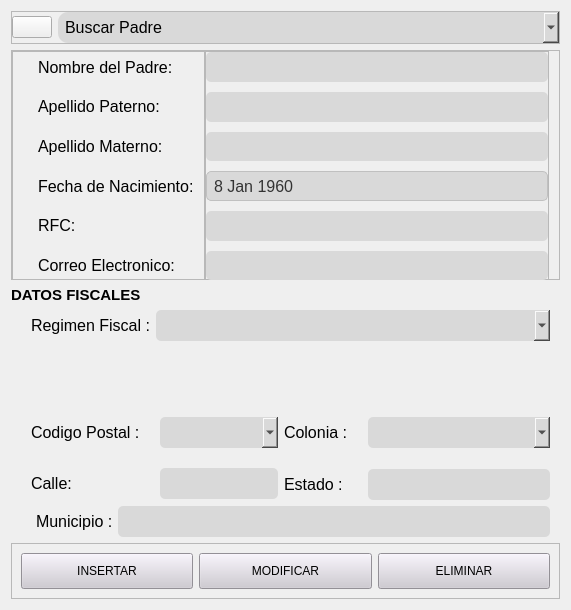
            <widget class="QWidget" name="page_Padre">
             <property name="styleSheet">
              <string notr="true">QLineEdit{
border-radius:5px;
background-color: rgb(217,217,217);
padding: 5px;
color: rgb(0,0,0);
font-size: 16px;
font-family:Arial;
}

QLabel{
color:rgb(0,0,0);
font-family:Arial;
font-size:16px;
}
QComboBox{
color:black;
background-color:rgb(217,217,217);
border-radius:10px;
padding:5px;
font-size:16px;
font-family:Arial;
}
    QComboBox QAbstractItemView {
        background-color: rgb(217,217,217);
        color: black;
    }
    
    QComboBox QAbstractItemView::item {
        min-height: 25px;
        padding: 5px;
    }
    
    QComboBox QAbstractItemView::item:hover {
        background-color: rgb(70,60,130);
		color: white;
    }</string>
             </property>
             <layout class="QVBoxLayout" name="verticalLayout_12">
              <item>
               <widget class="QFrame" name="frame_SuperiorPadre">
                <property name="maximumSize">
                 <size>
                  <width>16777215</width>
                  <height>40</height>
                 </size>
                </property>
                <property name="styleSheet">
                 <string notr="true">QComboBox{
background-color: rgb(217,217,217);
color:black;
padding: 5px;
font-size:16px;
font-family:arial;
border-radius: 10px;
}</string>
                </property>
                <property name="frameShape">
                 <enum>QFrame::StyledPanel</enum>
                </property>
                <property name="frameShadow">
                 <enum>QFrame::Raised</enum>
                </property>
                <layout class="QHBoxLayout" name="horizontalLayout_10">
                 <property name="leftMargin">
                  <number>0</number>
                 </property>
                 <property name="topMargin">
                  <number>0</number>
                 </property>
                 <property name="rightMargin">
                  <number>0</number>
                 </property>
                 <property name="bottomMargin">
                  <number>0</number>
                 </property>
                 <item>
                  <widget class="QPushButton" name="pushButton_lupaBuscarPadre">
                   <property name="text">
                    <string/>
                   </property>
                   <property name="icon">
                    <iconset>
                     <normaloff>Icono_Proyecto/Lupa.png</normaloff>Icono_Proyecto/Lupa.png</iconset>
                   </property>
                   <property name="iconSize">
                    <size>
                     <width>30</width>
                     <height>30</height>
                    </size>
                   </property>
                  </widget>
                 </item>
                 <item>
                  <widget class="QComboBox" name="comboBox_BuscarPadre">
                   <property name="sizePolicy">
                    <sizepolicy hsizetype="Expanding" vsizetype="Fixed">
                     <horstretch>0</horstretch>
                     <verstretch>0</verstretch>
                    </sizepolicy>
                   </property>
                   <property name="editable">
                    <bool>true</bool>
                   </property>
                   <property name="currentText">
                    <string>Buscar Padre</string>
                   </property>
                   <property name="placeholderText">
                    <string>Buscar Padre</string>
                   </property>
                  </widget>
                 </item>
                </layout>
               </widget>
              </item>
              <item>
               <widget class="QFrame" name="frame_Principal_Padre">
                <property name="sizePolicy">
                 <sizepolicy hsizetype="Expanding" vsizetype="Expanding">
                  <horstretch>0</horstretch>
                  <verstretch>0</verstretch>
                 </sizepolicy>
                </property>
                <property name="minimumSize">
                 <size>
                  <width>0</width>
                  <height>230</height>
                 </size>
                </property>
                <property name="maximumSize">
                 <size>
                  <width>2000</width>
                  <height>230</height>
                 </size>
                </property>
                <property name="frameShape">
                 <enum>QFrame::StyledPanel</enum>
                </property>
                <property name="frameShadow">
                 <enum>QFrame::Raised</enum>
                </property>
                <layout class="QFormLayout" name="formLayout_3">
                 <property name="horizontalSpacing">
                  <number>0</number>
                 </property>
                 <property name="verticalSpacing">
                  <number>10</number>
                 </property>
                 <property name="leftMargin">
                  <number>0</number>
                 </property>
                 <property name="topMargin">
                  <number>0</number>
                 </property>
                 <property name="rightMargin">
                  <number>10</number>
                 </property>
                 <property name="bottomMargin">
                  <number>0</number>
                 </property>
                 <item row="0" column="0">
                  <widget class="QFrame" name="frame_LabelPadre">
                   <property name="minimumSize">
                    <size>
                     <width>0</width>
                     <height>230</height>
                    </size>
                   </property>
                   <property name="styleSheet">
                    <string notr="true">padding:0px;</string>
                   </property>
                   <property name="frameShape">
                    <enum>QFrame::StyledPanel</enum>
                   </property>
                   <property name="frameShadow">
                    <enum>QFrame::Raised</enum>
                   </property>
                   <layout class="QVBoxLayout" name="verticalLayout_13">
                    <property name="spacing">
                     <number>10</number>
                    </property>
                    <property name="leftMargin">
                     <number>25</number>
                    </property>
                    <property name="topMargin">
                     <number>0</number>
                    </property>
                    <property name="rightMargin">
                     <number>10</number>
                    </property>
                    <property name="bottomMargin">
                     <number>0</number>
                    </property>
                    <item>
                     <widget class="QLabel" name="label_NombreAlumno_2">
                      <property name="text">
                       <string>Nombre del Padre:</string>
                      </property>
                     </widget>
                    </item>
                    <item>
                     <widget class="QLabel" name="label_ApellidosAlumno_2">
                      <property name="text">
                       <string>Apellido Paterno:</string>
                      </property>
                     </widget>
                    </item>
                    <item>
                     <widget class="QLabel" name="label_3">
                      <property name="text">
                       <string>Apellido Materno:</string>
                      </property>
                     </widget>
                    </item>
                    <item>
                     <widget class="QLabel" name="label_41">
                      <property name="text">
                       <string>Fecha de Nacimiento:</string>
                      </property>
                     </widget>
                    </item>
                    <item>
                     <widget class="QLabel" name="label_CurpAlumno_2">
                      <property name="text">
                       <string>RFC:</string>
                      </property>
                     </widget>
                    </item>
                    <item>
                     <widget class="QLabel" name="label_ClaveTrabajoAlumno_2">
                      <property name="text">
                       <string>Correo Electronico:</string>
                      </property>
                     </widget>
                    </item>
                   </layout>
                  </widget>
                 </item>
                 <item row="0" column="1">
                  <widget class="QFrame" name="frame_LineEditPadre">
                   <property name="minimumSize">
                    <size>
                     <width>0</width>
                     <height>230</height>
                    </size>
                   </property>
                   <property name="maximumSize">
                    <size>
                     <width>2000</width>
                     <height>200</height>
                    </size>
                   </property>
                   <property name="frameShape">
                    <enum>QFrame::StyledPanel</enum>
                   </property>
                   <property name="frameShadow">
                    <enum>QFrame::Raised</enum>
                   </property>
                   <layout class="QVBoxLayout" name="verticalLayout_14">
                    <property name="spacing">
                     <number>10</number>
                    </property>
                    <property name="leftMargin">
                     <number>0</number>
                    </property>
                    <property name="topMargin">
                     <number>0</number>
                    </property>
                    <property name="rightMargin">
                     <number>0</number>
                    </property>
                    <property name="bottomMargin">
                     <number>0</number>
                    </property>
                    <item>
                     <widget class="QLineEdit" name="lineEdit_NombrePadre">
                      <property name="maximumSize">
                       <size>
                        <width>16777215</width>
                        <height>50</height>
                       </size>
                      </property>
                      <property name="maxLength">
                       <number>50</number>
                      </property>
                     </widget>
                    </item>
                    <item>
                     <widget class="QLineEdit" name="lineEdit_ApellidoPpadre">
                      <property name="maximumSize">
                       <size>
                        <width>16777215</width>
                        <height>50</height>
                       </size>
                      </property>
                      <property name="maxLength">
                       <number>50</number>
                      </property>
                     </widget>
                    </item>
                    <item>
                     <widget class="QLineEdit" name="lineEdit_ApellidoMpadre">
                      <property name="maxLength">
                       <number>50</number>
                      </property>
                     </widget>
                    </item>
                    <item>
                     <widget class="QDateEdit" name="dateEdit_FechaNacimientoPadre">
                      <property name="styleSheet">
                       <string notr="true">QDateEdit {
        background-color: rgb(217,217,217);
        color: #333333;
        border: 1px solid #c0c0c0;
        border-radius: 5px;
        padding: 5px;
        min-width: 110px;
font-size: 16px;
font-family: arial;
    }

    QDateEdit::drop-down {
        border: none;
        width: 20px;
    }

 

   
    QCalendarWidget QWidget {
        alternate-background-color: #f0f0f0;
color: black;
    }

    QCalendarWidget QToolButton {
        height: 30px;
        color: black;
        background-color: white;
        border: none;
        border-radius: 4px;
        padding: 5px;
    }

    QCalendarWidget QToolButton:hover {
        background-color: #e5f3ff;
    }

    QCalendarWidget QSpinBox {
        height: 25px;
        width: 60px;
        color: black;
        background-color: white;
        selection-background-color: #0078d7;
        selection-color: white;
    }

    QCalendarWidget QTableView {
        background-color: white;
        selection-background-color: #0078d7;
        selection-color: white;
        outline: none;
    }

    QCalendarWidget QTableView::item:hover {
        background-color: #e5f3ff;
    }

    QCalendarWidget QTableView::item:selected {
        background-color: #0078d7;
        color: white;
    }
    
    QCalendarWidget QMenu {
        background-color: white;
        border: 1px solid #c0c0c0;
}
</string>
                      </property>
                      <property name="dateTime">
                       <datetime>
                        <hour>18</hour>
                        <minute>0</minute>
                        <second>0</second>
                        <year>1960</year>
                        <month>1</month>
                        <day>8</day>
                       </datetime>
                      </property>
                      <property name="time">
                       <time>
                        <hour>18</hour>
                        <minute>0</minute>
                        <second>0</second>
                       </time>
                      </property>
                      <property name="maximumDateTime">
                       <datetime>
                        <hour>5</hour>
                        <minute>59</minute>
                        <second>59</second>
                        <year>2007</year>
                        <month>1</month>
                        <day>3</day>
                       </datetime>
                      </property>
                      <property name="minimumDateTime">
                       <datetime>
                        <hour>12</hour>
                        <minute>0</minute>
                        <second>0</second>
                        <year>1960</year>
                        <month>1</month>
                        <day>3</day>
                       </datetime>
                      </property>
                      <property name="calendarPopup">
                       <bool>true</bool>
                      </property>
                     </widget>
                    </item>
                    <item>
                     <widget class="QLineEdit" name="lineEdit_RFCPadre">
                      <property name="sizePolicy">
                       <sizepolicy hsizetype="Preferred" vsizetype="Preferred">
                        <horstretch>0</horstretch>
                        <verstretch>0</verstretch>
                       </sizepolicy>
                      </property>
                      <property name="maxLength">
                       <number>13</number>
                      </property>
                      <property name="cursorMoveStyle">
                       <enum>Qt::LogicalMoveStyle</enum>
                      </property>
                      <property name="clearButtonEnabled">
                       <bool>false</bool>
                      </property>
                     </widget>
                    </item>
                    <item>
                     <widget class="QLineEdit" name="lineEdit_CorreoElectronicoPadre">
                      <property name="maxLength">
                       <number>50</number>
                      </property>
                     </widget>
                    </item>
                   </layout>
                  </widget>
                 </item>
                </layout>
               </widget>
              </item>
              <item>
               <layout class="QVBoxLayout" name="verticalLayout_15">
                <property name="spacing">
                 <number>0</number>
                </property>
                <item>
                 <widget class="QLabel" name="label">
                  <property name="sizePolicy">
                   <sizepolicy hsizetype="Expanding" vsizetype="Preferred">
                    <horstretch>0</horstretch>
                    <verstretch>0</verstretch>
                   </sizepolicy>
                  </property>
                  <property name="maximumSize">
                   <size>
                    <width>16777215</width>
                    <height>50</height>
                   </size>
                  </property>
                  <property name="styleSheet">
                   <string notr="true">QLabel{
font-size: 15px;
font-family: arial;
color:black;
Font-weight:bold;

}</string>
                  </property>
                  <property name="text">
                   <string>DATOS FISCALES</string>
                  </property>
                 </widget>
                </item>
               </layout>
              </item>
              <item>
               <layout class="QVBoxLayout" name="verticalLayout_16">
                <item>
                 <layout class="QHBoxLayout" name="horizontalLayout_7">
                  <property name="spacing">
                   <number>0</number>
                  </property>
                  <property name="leftMargin">
                   <number>20</number>
                  </property>
                  <property name="rightMargin">
                   <number>10</number>
                  </property>
                  <property name="bottomMargin">
                   <number>30</number>
                  </property>
                  <item>
                   <widget class="QLabel" name="label_17">
                    <property name="maximumSize">
                     <size>
                      <width>125</width>
                      <height>16777215</height>
                     </size>
                    </property>
                    <property name="text">
                     <string>Regimen Fiscal :</string>
                    </property>
                   </widget>
                  </item>
                  <item>
                   <widget class="QComboBox" name="comboBox_Regimen">
                    <property name="maximumSize">
                     <size>
                      <width>900</width>
                      <height>35</height>
                     </size>
                    </property>
                    <property name="styleSheet">
                     <string notr="true">QComboBox{
padding: 5px;
border-radius:5px;
background-color:rgb(217,217,217);
color:black;
font-size:16px;
font-family:arial;
}</string>
                    </property>
                   </widget>
                  </item>
                 </layout>
                </item>
               </layout>
              </item>
              <item>
               <layout class="QHBoxLayout" name="horizontalLayout_12" stretch="50,50">
                <property name="spacing">
                 <number>6</number>
                </property>
                <property name="topMargin">
                 <number>40</number>
                </property>
                <property name="rightMargin">
                 <number>10</number>
                </property>
                <property name="bottomMargin">
                 <number>0</number>
                </property>
                <item>
                 <layout class="QFormLayout" name="formLayout_4">
                  <property name="horizontalSpacing">
                   <number>20</number>
                  </property>
                  <property name="verticalSpacing">
                   <number>20</number>
                  </property>
                  <property name="leftMargin">
                   <number>20</number>
                  </property>
                  <property name="rightMargin">
                   <number>0</number>
                  </property>
                  <item row="1" column="1">
                   <widget class="QLineEdit" name="lineEdit_Calle">
                    <property name="maxLength">
                     <number>50</number>
                    </property>
                   </widget>
                  </item>
                  <item row="0" column="0">
                   <widget class="QLabel" name="label_18">
                    <property name="text">
                     <string>Codigo Postal :</string>
                    </property>
                   </widget>
                  </item>
                  <item row="1" column="0">
                   <widget class="QLabel" name="label_19">
                    <property name="text">
                     <string>Calle:</string>
                    </property>
                   </widget>
                  </item>
                  <item row="0" column="1">
                   <widget class="QComboBox" name="comboBox_CP">
                    <property name="maximumSize">
                     <size>
                      <width>16777215</width>
                      <height>16777215</height>
                     </size>
                    </property>
                    <property name="styleSheet">
                     <string notr="true">QComboBox{
padding: 5px;
border-radius:5px;
background-color:rgb(217,217,217);
color:black;
font-size:16px;
font-family:arial;
}</string>
                    </property>
                    <property name="editable">
                     <bool>true</bool>
                    </property>
                   </widget>
                  </item>
                 </layout>
                </item>
                <item>
                 <layout class="QFormLayout" name="formLayout_5">
                  <property name="horizontalSpacing">
                   <number>20</number>
                  </property>
                  <property name="verticalSpacing">
                   <number>21</number>
                  </property>
                  <item row="0" column="0">
                   <widget class="QLabel" name="label_21">
                    <property name="text">
                     <string>Colonia :</string>
                    </property>
                   </widget>
                  </item>
                  <item row="1" column="0">
                   <widget class="QLabel" name="label_22">
                    <property name="text">
                     <string>Estado :</string>
                    </property>
                   </widget>
                  </item>
                  <item row="0" column="1">
                   <widget class="QComboBox" name="comboBox_Colonia">
                    <property name="styleSheet">
                     <string notr="true">QComboBox{
padding: 5px;
border-radius:5px;
background-color:rgb(217,217,217);
color:black;
font-size:16px;
font-family:arial;
}</string>
                    </property>
                   </widget>
                  </item>
                  <item row="1" column="1">
                   <widget class="QLineEdit" name="lineEdit_Estado">
                    <property name="readOnly">
                     <bool>true</bool>
                    </property>
                   </widget>
                  </item>
                 </layout>
                </item>
               </layout>
              </item>
              <item>
               <layout class="QHBoxLayout" name="horizontalLayout_11">
                <property name="spacing">
                 <number>5</number>
                </property>
                <property name="leftMargin">
                 <number>25</number>
                </property>
                <property name="topMargin">
                 <number>0</number>
                </property>
                <property name="rightMargin">
                 <number>10</number>
                </property>
                <item>
                 <widget class="QLabel" name="label_20">
                  <property name="maximumSize">
                   <size>
                    <width>150</width>
                    <height>16777215</height>
                   </size>
                  </property>
                  <property name="text">
                   <string>Municipio :</string>
                  </property>
                 </widget>
                </item>
                <item>
                 <widget class="QLineEdit" name="lineEdit_Municipio">
                  <property name="maxLength">
                   <number>50</number>
                  </property>
                  <property name="readOnly">
                   <bool>true</bool>
                  </property>
                 </widget>
                </item>
               </layout>
              </item>
              <item>
               <widget class="QFrame" name="frame_18">
                <property name="styleSheet">
                 <string notr="true">QPushButton{
color:black;
background-color: rgb(206,202,210);
padding: 10px;
}
QPushButton:hover{
border: 1px solid black;
}</string>
                </property>
                <property name="frameShape">
                 <enum>QFrame::StyledPanel</enum>
                </property>
                <property name="frameShadow">
                 <enum>QFrame::Raised</enum>
                </property>
                <layout class="QHBoxLayout" name="horizontalLayout_38">
                 <property name="spacing">
                  <number>6</number>
                 </property>
                 <property name="topMargin">
                  <number>9</number>
                 </property>
                 <property name="bottomMargin">
                  <number>9</number>
                 </property>
                 <item>
                  <widget class="QPushButton" name="PushBoton_Insertar_Padre">
                   <property name="styleSheet">
                    <string notr="true">QPushButton{
color:black;
}

QPushButton:hover{
border: 1px solid black;
background-color:rgb(80,150,210);
}</string>
                   </property>
                   <property name="text">
                    <string>INSERTAR</string>
                   </property>
                  </widget>
                 </item>
                 <item>
                  <widget class="QPushButton" name="PushBoton_Modificar_Padre">
                   <property name="styleSheet">
                    <string notr="true">QPushButton{
color:black;
}

QPushButton:hover{
border: 1px solid black;
}</string>
                   </property>
                   <property name="text">
                    <string>MODIFICAR</string>
                   </property>
                  </widget>
                 </item>
                 <item>
                  <widget class="QPushButton" name="PushBoton_Eliminar_Padre">
                   <property name="enabled">
                    <bool>true</bool>
                   </property>
                   <property name="styleSheet">
                    <string notr="true">QPushButton{
color:black;
}

QPushButton:hover{
border: 1px solid black;
background-color:rgb(210,50,50);
color:White;
}</string>
                   </property>
                   <property name="text">
                    <string>ELIMINAR</string>
                   </property>
                  </widget>
                 </item>
                </layout>
               </widget>
              </item>
             </layout>
            </widget>
